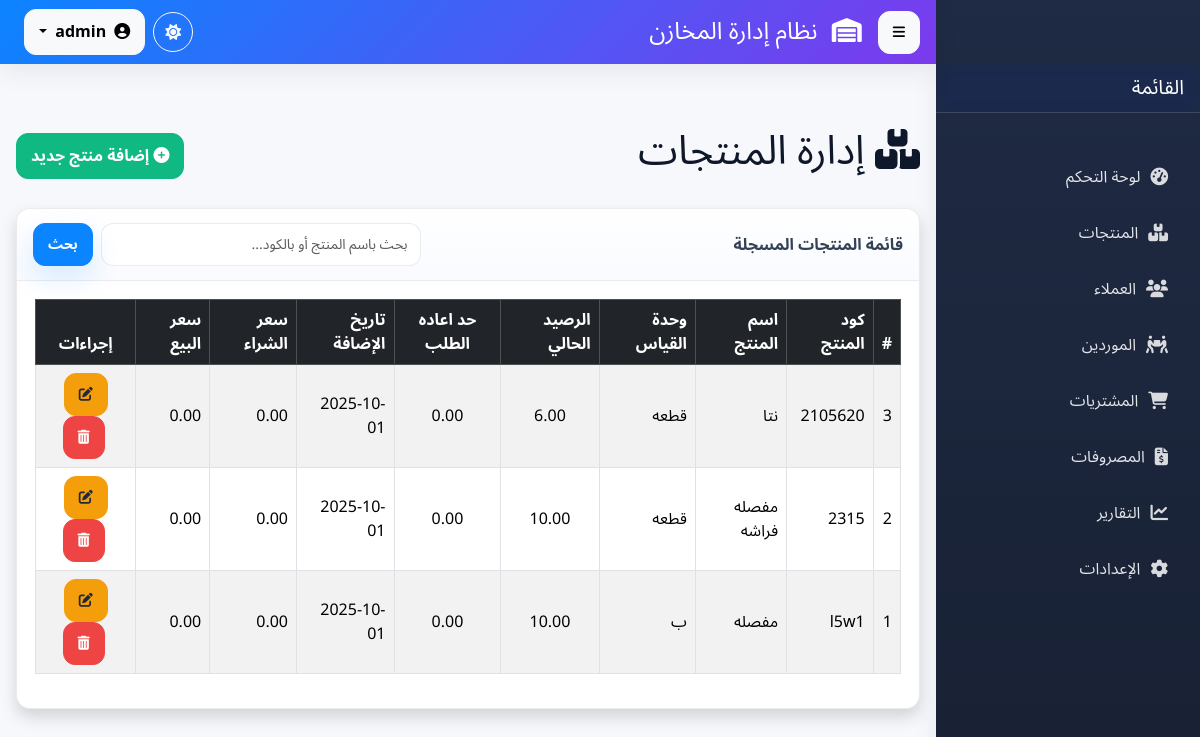
Screenshot of /admin/manage_old.php (signed in) with the database file from the repository.
### tables this page shows
CREATE TABLE `products` (
  `id` int(11) NOT NULL COMMENT 'المعرف التلقائي للمنتج',
  `product_code` varchar(50) NOT NULL COMMENT 'كود المنتج الفريد',
  `name` varchar(255) NOT NULL COMMENT 'اسم المنتج',
  `description` text DEFAULT NULL COMMENT 'وصف المنتج (اختياري)',
  `unit_of_measure` varchar(50) NOT NULL COMMENT 'وحدة القياس (مثال: قطعة، كجم، لتر)',
  `current_stock` decimal(10,2) NOT NULL DEFAULT 0.00 COMMENT 'الرصيد الحالي في المخزن',
  `reorder_level` decimal(10,2) NOT NULL DEFAULT 0.00 COMMENT 'حد إعادة الطلب (التنبيه عند وصول الرصيد إليه أو أقل)',
  `created_at` timestamp NOT NULL DEFAULT current_timestamp() COMMENT 'تاريخ الإنشاء',
  `updated_at` timestamp NULL DEFAULT NULL ON UPDATE current_timestamp() COMMENT 'تاريخ آخر تعديل',
  `cost_price` decimal(10,2) NOT NULL DEFAULT 0.00,
  `selling_price` decimal(10,2) NOT NULL
);

### admin/manage_old.php (the view, shortened to what this page needs)
<?php
require_once dirname(__DIR__) . '/config.php';
require_once BASE_DIR . 'partials/header.php';
$q = trim($_GET['q'] ?? '');
if ($q !== '') {
    $like = "%" . $q . "%";
    $sql_select_products = "SELECT id, product_code, name, unit_of_measure, current_stock, created_at, reorder_level, cost_price, selling_price
                            FROM products
                            WHERE name LIKE ? OR product_code LIKE ?
                            ORDER BY id DESC";
    $stmt = $conn->prepare($sql_select_products);
    if ($stmt) {
        $stmt->bind_param('ss', $like, $like);
        $stmt->execute();
        $result_products = $stmt->get_result();
    } else {
        $result_products = $conn->query("SELECT id, product_code, name, unit_of_measure, current_stock, created_at, reorder_level, cost_price, selling_price FROM products ORDER BY id DESC");
    }
} else {
    $sql_select_products = "SELECT id, product_code, name, unit_of_measure, current_stock, created_at, reorder_level, cost_price, selling_price FROM products ORDER BY id DESC";
    $result_products = $conn->query($sql_select_products);
}
require_once BASE_DIR . 'partials/sidebar.php';
?>
<div class="container mt-5 pt-3">
    <div class="d-flex justify-content-between align-items-center mb-4">
        <h1><i class="fas fa-boxes"></i> إدارة المنتجات</h1>
        <a href="add_product.php" class="btn btn-success"><i class="fas fa-plus-circle"></i> إضافة منتج جديد</a>
    </div>
    <div class="card shadow">
        <div class="card-header d-flex justify-content-between align-items-center">
            <div>قائمة المنتجات المسجلة</div>
            <form method="get" class="d-flex align-items-center" role="search" style="gap:8px">
                <input name="q" id="q" value="<?php echo htmlspecialchars($q); ?>" placeholder="بحث باسم المنتج أو بالكود..." class="form-control form-control-sm" style="max-width:320px" autocomplete="off">
                <button type="submit" class="btn btn-primary btn-sm">بحث</button>
            </form>
        </div>
        <div class="card-body">
            <div class="table-responsive">
                <table class="table table-striped table-hover table-bordered align-middle">
                    <thead class="table-dark">
                        <tr>
                            <th>#</th>
                            <th>كود المنتج</th>
                            <th>اسم المنتج</th>
                            <th class="d-none d-md-table-cell">وحدة القياس</th>
                            <th>الرصيد الحالي</th>
                            <th class="text-center">حد اعاده الطلب</th>
                            <th class="d-none d-md-table-cell">تاريخ الإضافة</th>
                            <th>سعر الشراء</th>
                            <th>سعر البيع</th>
                            <th class="text-center">إجراءات</th>
                        </tr>
                    </thead>
                    <tbody>
                        <?php if ($result_products && $result_products->num_rows > 0): ?>
                            <?php while ($product = $result_products->fetch_assoc()): ?>
                                <tr>
                                    <td><?php echo $product["id"]; ?></td>
                                    <td><?php echo htmlspecialchars($product["product_code"]); ?></td>
                                    <td><?php echo htmlspecialchars($product["name"]); ?></td>
                                    <td class="d-none d-md-table-cell"><?php echo htmlspecialchars($product["unit_of_measure"]); ?></td>
                                    <td class="text-center"><?php echo $product["current_stock"]; ?></td>
                                    <td class="text-center"><?php echo $product["reorder_level"]; ?></td>
                                    <td class="d-none d-md-table-cell"><?php echo date('Y-m-d', strtotime($product["created_at"])); ?></td>
                                    <td><?php echo number_format((float)$product["cost_price"],2); ?></td>
                                    <td><?php echo number_format((float)$product["selling_price"],2); ?></td>
                                    <td class="text-center">
                                        <form action="edit_product.php" method="post" class="d-inline">
                                            <button type="submit" class="btn btn-warning btn-sm" title="تعديل المنتج">
                                                <i class="fas fa-edit"></i>
                                            </button>
                                        </form>
                                        <form action="<?php echo htmlspecialchars($_SERVER["PHP_SELF"]); ?>" method="post" class="d-inline ms-1">
                                            <button type="submit" name="delete_product" class="btn btn-danger btn-sm"
                                                onclick="return confirm('هل أنت متأكد من حذف هذا المنتج؟ لا يمكن التراجع عن هذا الإجراء.');"
                                                title="حذف المنتج">
                                                <i class="fas fa-trash-alt"></i>
                                            </button>
                                        </form>
                                    </td>
                                </tr>
                            <?php endwhile; ?>
                        <?php else: ?>
                            <tr>
                                <td colspan="10" class="text-center">لا توجد منتجات مطابقة لعملية البحث أو لا توجد منتجات مسجلة حالياً. <a href="add_product.php">أضف منتجاً الآن!</a></td>
                            </tr>
                        <?php endif; ?>
                    </tbody>
                </table>
            </div>
        </div>
    </div>
</div>
<?php
require_once BASE_DIR . 'partials/footer.php';
?>

### assets/css/index.css (style rules this page uses)
:root { --primary: #0b84ff; --primary-600: #0a6be0; --primary-700: #0a58c8; --accent: #7c3aed; --accent-600: #6d28d9; --teal: #10b981; --amber: #f59e0b; --rose: #ef4444; --const:white; --bg: #f6f8fc; --surface: #ffffff; --surface-2: #f9fbff; --text: #0f172a; --text-soft: #334155; --muted: #64748b; --border: rgba(2,6,23,0.08); --radius: 14px; --radius-sm: 10px; --radius-lg: 20px; --shadow-1: 0 10px 24px rgba(15,23,42,0.06); --shadow-2: 0 12px 28px rgba(11,132,255,0.14); --ring: 0 0 0 4px rgba(11,132,255,0.18); --header-h: 64px; --sidebar-w: 264px; --sidebar-w-mini: 84px; --fast: .15s ease; --normal: .25s cubic-bezier(.2,.8,.2,1); --grad-1: linear-gradient(135deg, #0b84ff, #7c3aed); --grad-2: linear-gradient(135deg, #10b981, #0ea5e9); --grad-3: linear-gradient(135deg, #f59e0b, #ef4444); --grad-4: linear-gradient(135deg, #ef4444, #b91c1c); }
* { scrollbar-width: thin; scrollbar-color: var(--border) var(--surface); }
[data-app] { font-family: "Tajawal","Noto Sans Arabic",system-ui,-apple-system,Segoe UI,Roboto,Arial,sans-serif; color: var(--text); background: var(--bg); min-height: 100vh; -webkit-font-smoothing: antialiased; -moz-osx-font-smoothing: grayscale; }
[data-app] a { text-decoration: none; }
[data-app] .container, [data-app] .container-fluid { padding-inline: 16px; }
::placeholder { color: var(--muted); opacity: 0.8; }
[data-app] .card { background: var(--surface); border: 1px solid var(--border); border-radius: var(--radius); box-shadow: var(--shadow-1); overflow: hidden; }
[data-app] .card-header { background: linear-gradient(180deg, var(--surface), var(--surface-2)); border-bottom: 1px solid var(--border); padding: 14px 16px; font-weight: 800; color: var(--text-soft); }
[data-app] .card-body { padding: 18px; }
[data-app] .btn { border-radius: 12px; font-weight: 800; padding: 10px 14px; transition: transform var(--fast), box-shadow var(--fast), background var(--fast); }
[data-app] .btn-primary { background: var(--primary); border-color: var(--primary); box-shadow: var(--shadow-2); }
[data-app] .btn-success { background: var(--teal); border-color: var(--teal); }
[data-app] .btn-warning { background: var(--amber); border-color: var(--amber); color: #1f2937; }
[data-app] .btn-danger { background: var(--rose); border-color: var(--rose); }
[data-app] .form-control, [data-app] .form-select, [data-app] textarea, [data-app] input[type="text"], [data-app] input[type="number"], [data-app] input[type="date"], [data-app] input[type="email"], [data-app] input[type="password"] { border-radius: 12px; border: 1px solid var(--border); background: var(--surface); padding: 10px 12px; color: var(--text); transition: border-color var(--fast), box-shadow var(--fast), background var(--fast), transform var(--fast); }

### rows the page displays
products: id "3", product_code "2105620", name "نتا", unit_of_measure "قطعه", current_stock "6.00", reorder_level "0.00", created_at "2025-10-01", cost_price "0.00", selling_price "0.00"
products: id "2", product_code "2315", name "مفصله فراشه", unit_of_measure "قطعه", current_stock "10.00", reorder_level "0.00", created_at "2025-10-01", cost_price "0.00", selling_price "0.00"
products: id "1", product_code "l5w1", name "مفصله", unit_of_measure "ب", current_stock "10.00", reorder_level "0.00", created_at "2025-10-01", cost_price "0.00", selling_price "0.00"
